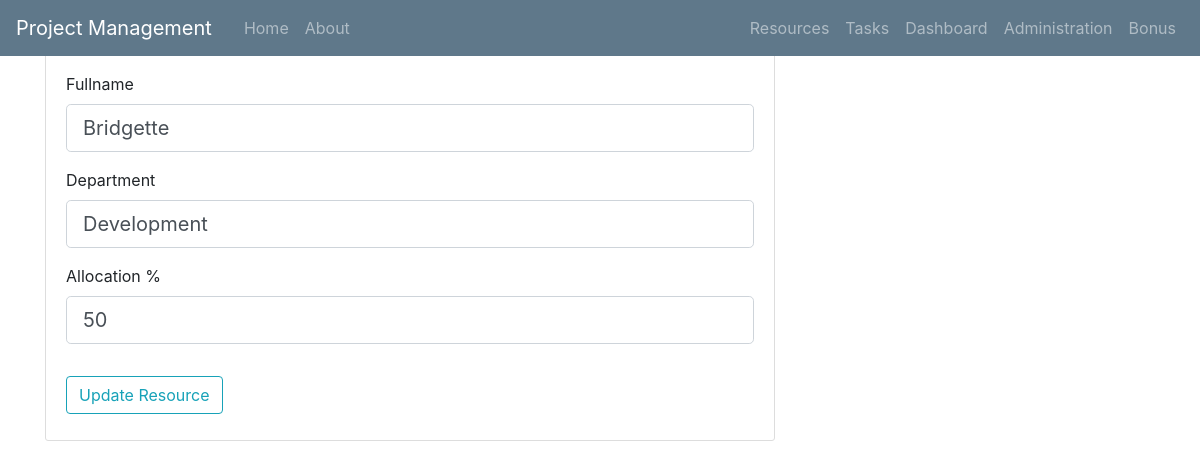
Page /resources/2 on the earlier database version.
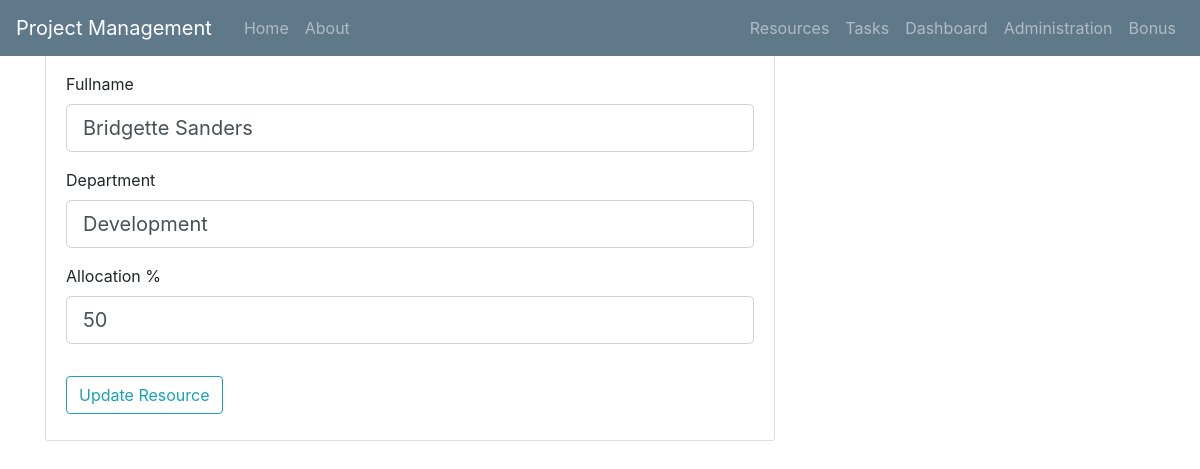
Same page on the later database version.
### pmapp/models.py (models this page shows, shortened)
class Resource(db.Model):
    __tablename__ = 'resource'
    __table_args__ = { 'extend_existing' : True} # althrough sqlalchemy learned the table, we're telling it we're going to change it
    resource_id = db.Column(db.Integer, primary_key=True)
    fullname = db.Column(db.String(150), nullable=False)
    department = db.Column(db.String(100), nullable=False)
    allocation_percentage = db.Column(db.Integer, nullable=False)
    marker_image = db.Column(db.String(20), nullable=False, default='default_marker.jpg')
    tasks = db.relationship('Task', backref='resource', lazy=True)

### pmapp/routes.py (the view)
@app.route("/resources/<int:resource_id>", methods=['GET', 'POST']) #pass the resource id variable into the  route to display the specific record
def update_resource(resource_id):
    update_resource = Resource.query.get_or_404(resource_id) #this will get the resource record, or if it does not exist, show 404 error
    form = UpdateResourceForm()
    if form.validate_on_submit():
        update_resource.fullname = form.fullname.data
        update_resource.department = form.department.data
        update_resource.allocation_percentage = form.allocation_percentage.data
        db.session.commit()
        flash('The resource has been updated!', 'success')
        return redirect(url_for('resources'))
    elif request.method == 'GET':
        form.fullname.data = update_resource.fullname
        form.department.data = update_resource.department
        form.allocation_percentage.data = update_resource.allocation_percentage
    return render_template('update_resource.html', title=update_resource.fullname, form=form)

### pmapp/forms.py
class UpdateResourceForm(FlaskForm):
    fullname = StringField('Fullname',
                           validators=[DataRequired()])
    department = StringField('Department',
                        validators=[DataRequired()])
    allocation_percentage = StringField('Allocation %', validators=[DataRequired()])
    submit = SubmitField('Update Resource')

### pmapp/templates/update_resource.html (shortened to what this page needs)
{% extends "layout.html" %}
{% block content %}
    <div class="content-section">
        <form method="POST" action="" enctype="multipart/form-data">
            <fieldset class="form-group">
                <legend class="border-bottom mb-4">Update Resource</legend>
                <div class="form-group">
                    {{ form.fullname.label(class="form-control-label") }}
                    {% if form.fullname.errors %}
                        {{ form.fullname(class="form-control form-control-lg is-invalid") }}
                        <div class="invalid-feedback">
                            {% for error in form.fullname.errors %}
                                <span>{{ error }}</span>
                            {% endfor %}
                        </div>
                    {% else %}
                        {{ form.fullname(class="form-control form-control-lg") }}
                    {% endif %}
                </div>
                <div class="form-group">
                    {{ form.department.label(class="form-control-label") }}
                    {% if form.department.errors %}
                        {{ form.department(class="form-control form-control-lg is-invalid") }}
                        <div class="invalid-feedback">
                            {% for error in form.department.errors %}
                                <span>{{ error }}</span>
                            {% endfor %}
                        </div>
                    {% else %}
                        {{ form.department(class="form-control form-control-lg") }}
                    {% endif %}
                </div>
                <div class="form-group">
                    {{ form.allocation_percentage.label(class="form-control-label") }}
                    {% if form.allocation_percentage.errors %}
                        {{ form.allocation_percentage(class="form-control form-control-lg is-invalid") }}
                        <div class="invalid-feedback">
                            {% for error in form.allocation_percentage.errors %}
                                <span>{{ error }}</span>
                            {% endfor %}
                        </div>
                    {% else %}
                        {{ form.allocation_percentage(class="form-control form-control-lg") }}
                    {% endif %}
                </div>
            </fieldset>
            <div class="form-group">
                {{ form.submit(class="btn btn-outline-info") }}
            </div>
        </form>
    </div>
{% endblock content %}

Differences in the rows shown:
changed Resource "Development": fullname "Bridgette" → "Bridgette Sanders"
